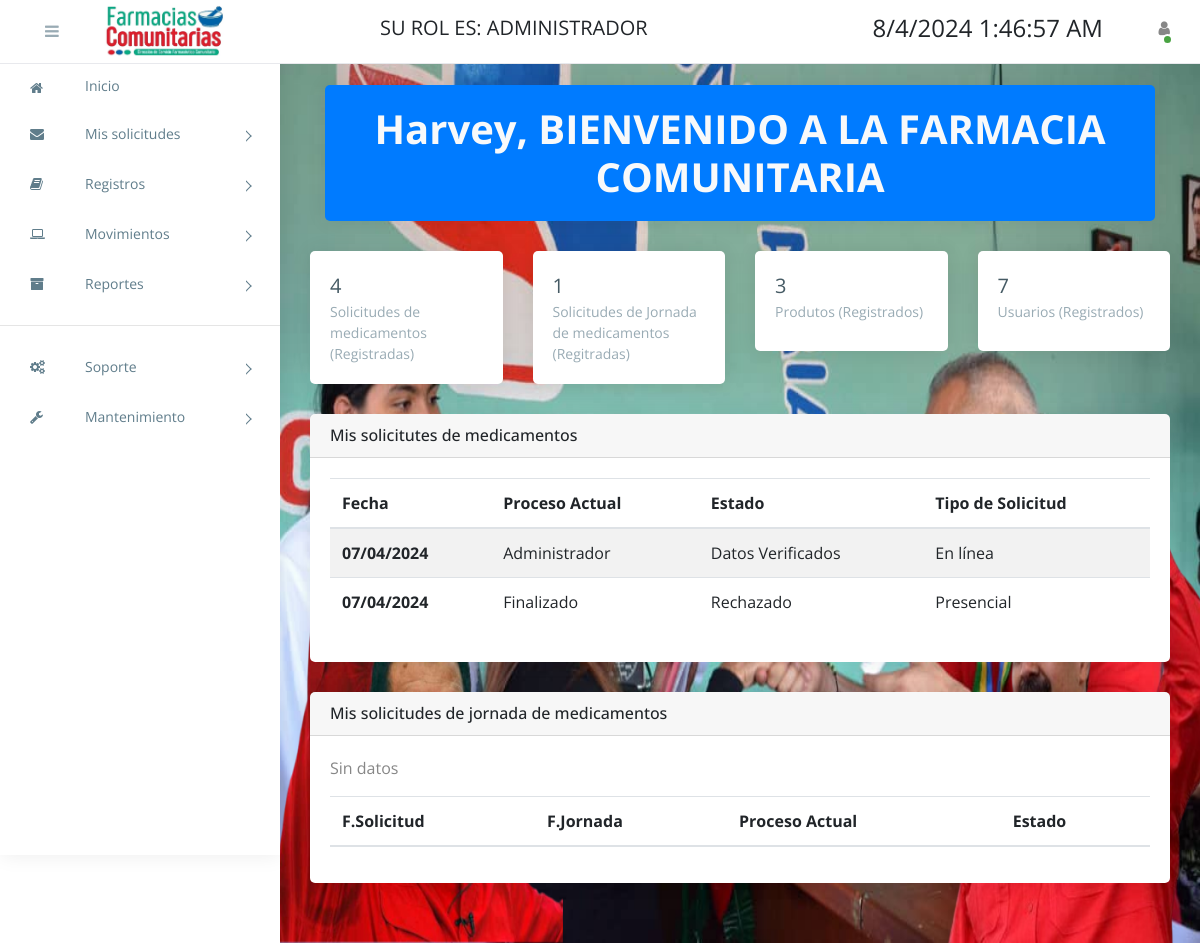
Page /inicio/ (signed in) on the committed database.
### apps/entidades/models.py (models this page shows, shortened)
class Persona(models.Model):
	class Genero(models.TextChoices):
		MASCULINO = 'MA', 'Masculino'
		FEMENINO = 'FE', 'Femenino'
	class Nacionalidad(models.TextChoices):
		VENEZOLANO = 'V-', 'V-'
		EXTRANJERO = 'E-', 'E-'
		JURIDICO = 'J-', 'J-'
	class CodigoTlf(models.TextChoices):
		C412 = '0412', '0412'
		C414 = '0414', '0414'
		C416 = '0416', '0416'
		C424 = '0424', '0424'
		C426 = '0426', '0426'
	nacionalidad = models.CharField(max_length=2, choices=Nacionalidad.choices, default=Nacionalidad.VENEZOLANO, blank=False, null=False)
	cedula = models.CharField(max_length=8, blank=False, null=False)
	nombres = models.CharField(max_length=50, blank=False, null=False)
	apellidos = models.CharField(max_length=50, blank=False, null=False)
	telefono = models.CharField(max_length=11, blank=True, null=True)
	genero = models.CharField(max_length=2, blank=False, null=False, choices=Genero.choices)
	f_nacimiento = models.DateField(auto_now_add = False, auto_now=False, blank=False, null=False)
	embarazada = models.BooleanField(blank=False, null=False)
	c_residencia = models.FileField(upload_to='constancias_residencias/', blank=True, null=True)
	zona  = models.ForeignKey(Zona, on_delete=models.PROTECT, blank=False, null=False)
	direccion = models.TextField(blank=False, null=False)
	patologia = models.TextField(blank=True, null=True)
	class Meta:
		abstract = True

class Perfil(Persona):
	class Rol(models.TextChoices):
		ADMINISTRADOR = 'AD', 'Administrador'
		ALMACENISTA = 'AL', 'Almacenista'
		AT_CLIENTE = 'AT', 'Atención al Cliente'
		JEFE_COMUNIDAD = 'JC', 'Jefe de Comunidad'
		PACIENTE = 'PA', 'Paciente'
	rol = models.CharField(max_length=2, choices=Rol.choices, default=Rol.PACIENTE)
	usuario = models.OneToOneField(User, on_delete=models.CASCADE, related_name='perfil')
	class Meta:
		verbose_name = 'perfil'
		verbose_name_plural = 'perfiles'
		permissions = [
			('cambiar_password', 'cambiar contraseña a usuarios'),
			('cambiar_estado_usuarios', 'cambiar estado de usuarios'),
			('cambiar_estado_jornada', 'cambiar estatus de jornadas'),
			('cambiar_estado_solicitudes', 'cambiar status de solicitudes'),
			('entregar_solicitud_medicamentos', 'Entregar solicitud de medicamentos'),
			('entregar_jornada_medicamentos', 'Entregar jornada de medicamentos'),
			('ver_inicio', 'Ver inicio'),
			('ver_mis_solicitudes_de_medicamentos', 'Ver mis solicitudes de medicamentos'),
			('ver_mis_jornada_medicamentos', 'Ver mis jornadas de medicamentos'),
			('registrar_mi_solicitud_de_medicamentos', 'Registrar mi solicitud de medicamentos'),
			('registrar_mi_jornada_medicamentos', 'Registrar mi jornada de medicamentos')
		]

### apps/movimientos/models.py (models this page shows, shortened)
class Solicitud(models.Model):
	class Status(models.TextChoices):
		EN_PROCRESO = 'PR', 'En Proceso'
		DATOS_VERIFICADOS = 'DV', 'Datos Verificados'
		APROBADO = 'AP', 'Aprobado'
		EN_ESPERA_DE_ENTREGA = 'EE', 'En Espera de Entrega'
		PACIENTE_NO_RETIRO = 'NR', 'Paciente no retiró'
		ENTREGADO = 'ET', 'Entregado'
		RECHAZADO = 'RE', 'Rechazado'
	class TipoSoli(models.TextChoices):
		ONLINE = 'ON', 'En línea'
		PRESENCIAL = 'PR', 'Presencial'
	class FaseProceso(models.TextChoices):
		ADMINISTRADOR = 'AD', 'Administrador'
		ALMACENISTA = 'AL', 'Almacenista'
		AT_CLIENTE = 'AT', 'Atención al Cliente'
		FINALIZADO = 'FI', 'Finalizado'
	fecha_soli = models.DateField(auto_now=False, auto_now_add=False, blank=False, null=False)
	fecha_en_espera = models.DateField(auto_now=False, auto_now_add=False, blank=True, null=True)
	perfil = models.ForeignKey(Perfil, on_delete=models.PROTECT, blank=False, null=False)
	beneficiado = models.ForeignKey(Beneficiado, on_delete=models.PROTECT, blank=False, null=False)
	descripcion = models.TextField(blank=False, null=False)
	motivo_rechazo = models.TextField(blank=True, null=True)
	recipe = models.ImageField(upload_to='recipes/', blank=False, null=False)
	proceso_actual = models.CharField(max_length=2, choices= FaseProceso.choices, default=FaseProceso.AT_CLIENTE)
	estado = models.CharField(max_length=2, choices=Status.choices, default=Status.EN_PROCRESO, blank=False, null=False)
	tipo_solicitud = models.CharField(choices=TipoSoli.choices, max_length=2)
	class Meta:
		verbose_name = 'Solicitud de Medicamento'
		verbose_name_plural = 'Solicitud de Medicamentos'
		ordering = ['fecha_soli']

### apps/entidades/views.py (the view)
# urls.py: path('inicio/', Inicio.as_view(), name='vista'),
class Inicio(ValidarUsuario, TemplateView):
	permission_required = 'entidades.ver_inicio'
	template_name = 'pages/dashboard/inicio.html'
	def get(self, request, *args, **kwargs):
		context = {}
		cantidad_usuarios = Perfil.objects.all().count()
		cantidad_productos = Producto.objects.all().count()
		cantidad_solicitudes = Solicitud.objects.all().count()
		cantidad_jornadas = Jornada.objects.all().count()
		mis_solicitudes_de_medicamentos = Solicitud.objects.filter(perfil_id=request.user.perfil.pk).order_by('-pk')[:20]
		mis_solicitudes_de_jornadas_de_medicamentos = Jornada.objects.filter(jefe_comunidad_id=request.user.perfil.pk).order_by('-pk')[:20]
		context['cantidad_usuarios'] = cantidad_usuarios
		context['cantidad_productos'] = cantidad_productos
		context['cantidad_solicitudes'] = cantidad_solicitudes
		context['cantidad_jornadas'] = cantidad_jornadas
		context['mis_solicitudes_de_medicamentos'] = mis_solicitudes_de_medicamentos
		context['mis_solicitudes_de_jornadas_de_medicamentos'] = mis_solicitudes_de_jornadas_de_medicamentos
		return render(request, self.template_name, context)

### templates/pages/dashboard/inicio.html (shortened to what this page needs)
{% extends 'base/base.html' %}
{% load static %}
{% block body %}
    <div class="col-md-12">
        <div class="card bg-primary">
            <div class="card-body">
                <blockquote class="blockquote mb-0 text-light text-center">
                    <h1 class="text-light"><strong>{{ request.user.perfil.nombres }},
                        {% if request.user.perfil.genero == 'MA' %}
                            BIENVENIDO A LA FARMACIA COMUNITARIA
                        {% else %}
                            BIENVENIDA A LA FARMACIA COMUNITARIA
                        {% endif %}
                    </strong></h1>
                </blockquote>
            </div>
        </div>
    </div>
    {% if request.user.perfil.rol == 'AD' or request.user.perfil.rol == 'AL' %}
        <div class="row">
            <div class="col-lg-3 col-md-6">
                <div class="card">
                    <div class="card-body">
                        <div class="stat-widget-five">
                            <div class="stat-text"><span class="count">{{ cantidad_solicitudes }}</span></div>
                            <div class="stat-heading">Solicitudes de medicamentos (Registradas)</div>
                        </div>
                    </div>
                </div>
            </div>
            <div class="col-lg-3 col-md-6">
                <div class="card">
                    <div class="card-body">
                        <div class="stat-widget-five">
                            <div class="stat-text"><span class="count">{{ cantidad_jornadas }}</span></div>
                            <div class="stat-heading">Solicitudes de Jornada de medicamentos (Regitradas)</div>
                        </div>
                    </div>
                </div>
            </div>
            <div class="col-lg-3 col-md-6">
                <div class="card">
                    <div class="card-body">
                        <div class="stat-widget-five">
                            <div class="stat-text"><span class="count">{{ cantidad_productos }}</span></div>
                            <div class="stat-heading">Produtos (Registrados)</div>
                        </div>
                    </div>
                </div>
            </div>
            <div class="col-lg-3 col-md-6">
                <div class="card">
                    <div class="card-body">
                        <div class="stat-widget-five">
                            <div class="stat-text"><span class="count">{{cantidad_usuarios}}</span></div>
                            <div class="stat-heading">Usuarios (Registrados)</div>
                        </div>
                    </div>
                </div>
            </div>
        </div>
    {% endif %}
    <div class="card">
        <div class="card-header d-flex align-items-center justify-content-between">
            <h5 id="page_title">Mis solicitutes de medicamentos</h5>
        </div>
        <div class="card-body">
            <table class="table table-striped">
                <thead>
                    <tr>
                        <th scope="col">Fecha</th>
                        <th scope="col">Proceso Actual</th>
                        <th scope="col">Estado</th>
                        <th scope="col">Tipo de Solicitud</th>
                    </tr>
                </thead>
                <tbody>
                    {% for solicitud in mis_solicitudes_de_medicamentos %}
                        <tr>
                            <th scope="row">{{ solicitud.fecha_soli|date:'d/m/Y' }}</th>
                            <td>{{ solicitud.get_proceso_actual_display }}</td>
                            <td>{{ solicitud.get_estado_display }}</td>
                            <td>{{ solicitud.get_tipo_solicitud_display }}</td>
                        </tr>
                    {% empty %}
                        <p>Sin datos</p>
                    {% endfor %}
                </tbody>
            </table>
        </div>
    </div>
    <div class="card">
        <div class="card-header d-flex align-items-center justify-content-between">
            <h5 id="page_title">Mis solicitudes de jornada de medicamentos</h5>
        </div>
        <div class="card-body">
            <table class="table table-striped">
                <thead>
                    <tr>
                        <th scope="col">F.Solicitud</th>
                        <th scope="col">F.Jornada</th>
                        <th scope="col">Proceso Actual</th>
                        <th scope="col">Estado</th>
                    </tr>
                </thead>
                <tbody>
                    {% for solicitud in mis_solicitudes_de_jornadas_de_medicamentos %}
                        <tr>
                            <th scope="row">{{ solicitud.fecha_solicitud|date:'d/m/Y' }}</th>
                            {% if jornada.estado == 'AP' %}
                                {% if jornada.fecha_jornada %}
                                    <td>{{ jornada.fecha_jornada|date:'d/m/Y' }}</td>
                                {% else %}
                                    <td> En Espera</td>
                                {% endif %}
                            {% else %}
                                <td> En Espera</td>
                            {% endif %}
                            <td>{{ solicitud.get_proceso_actual_display }}</td>
                            <td>{{ solicitud.get_estado_display }}</td>
                        </tr>
                    {% empty %}
                        <p>Sin datos</p>
                    {% endfor %}
                </tbody>
            </table>
        </div>
    </div>
{% endblock body %}

### templates/base/base.html (shortened to what this page needs)
{% load static %}
<!Doctype html>
<html class="no-js" lang="es">
<head>
    <link rel="stylesheet" href="https://cdn.jsdelivr.net/npm/normalize.css@8.0.0/normalize.min.css">
    <link rel="stylesheet" href="https://cdn.jsdelivr.net/npm/bootstrap@4.1.3/dist/css/bootstrap.min.css">
    <link rel="stylesheet" href="https://cdn.jsdelivr.net/npm/font-awesome@4.7.0/css/font-awesome.min.css">
    <link rel="stylesheet" href="https://cdn.jsdelivr.net/gh/lykmapipo/themify-icons@0.1.2/css/themify-icons.css">
    <link rel="stylesheet" href="https://cdn.jsdelivr.net/npm/pixeden-stroke-7-icon@1.2.3/pe-icon-7-stroke/dist/pe-icon-7-stroke.min.css">
    <link rel="stylesheet" href="https://cdnjs.cloudflare.com/ajax/libs/flag-icon-css/3.2.0/css/flag-icon.min.css">
    <link rel="stylesheet" href="{% static 'css/notifier.css' %}">
    <link rel="stylesheet" href="{% static 'css/cs-skin-elastic.css' %}">
    <link rel="stylesheet" href="{% static 'css/style.css' %}">
</head>
<body>
    {% block left_panel %}
    <aside id="left-panel" class="left-panel">
        <nav class="navbar navbar-expand-sm navbar-default">
            <div id="main-menu" class="main-menu">
                <ul class="nav navbar-nav">
                    <li class="dropdown pt-2">
                        <a href="{% url 'vista' %}"><i class="menu-icon fa fa-home"></i>Inicio</a>
                    </li>
                    <li class="menu-item-has-children dropdown">
                        <a href="" class="dropdown-toggle" data-toggle="dropdown" aria-haspopup="true" aria-expanded="false"> <i class="menu-icon fa fa-envelope"></i>Mis solicitudes</a>
                    </li>
                    {% if not request.user.perfil.rol == "PA" and not request.user.perfil.rol == "JC" and not request.user.perfil.rol == "AT" %}
                        <li class="menu-item-has-children dropdown">
                            <a href="" class="dropdown-toggle" data-toggle="dropdown" aria-haspopup="true" aria-expanded="false"> <i class="menu-icon fa fa-book"></i>Registros</a>
                        </li>
                    {% endif %}
                    {% if not request.user.perfil.rol == "PA" and not request.user.perfil.rol == "JC" %}
                        <li class="menu-item-has-children dropdown">
                            <a href="" class="dropdown-toggle" data-toggle="dropdown" aria-haspopup="true" aria-expanded="false"> <i class="menu-icon fa fa-laptop"></i>Movimientos</a>
                         </li>
                    {% endif %}
                        {% if request.user.perfil.rol == "AD" %}
                            <li class="menu-item-has-children dropdown">
                                <a href="#" class="dropdown-toggle" data-toggle="dropdown" aria-haspopup="true" aria-expanded="false"> <i class="menu-icon fa fa-archive"></i>Reportes</a>
                            </li>
                        {% endif %}
                    <hr width="100%">
                    {% if request.user.perfil.rol == "AD" %}
                        <li class="menu-item-has-children dropdown">
                            <a href="" class="dropdown-toggle" data-toggle="dropdown" aria-haspopup="true" aria-expanded="false"> <i class="menu-icon fa fa-cogs"></i>Soporte</a>
                        </li>
                    {% endif %}
                    {% if not request.user.perfil.rol == "PA" and not request.user.perfil.rol == "JC" and not request.user.perfil.rol == "AT" %}
                        <li class="menu-item-has-children dropdown">
                            <a href="" class="dropdown-toggle" data-toggle="dropdown" aria-haspopup="true" aria-expanded="false"> <i class="menu-icon fa fa-wrench"></i>Mantenimiento</a>
                        </li>
                    {% endif %}
                </ul>
            </div>
        </nav>
    </aside>
    {% endblock left_panel %}
    <div id="right-panel" class="right-panel">
        <header id="header" class="header">
            <div class="top-left">
                <div class="navbar-header">
                    {% block a %}
                    <a id="menuToggle" class="menutoggle col"><i class="fa fa-bars"></i></a>
                    <a class="navbar-brand col" href="#"><img src="{% static 'images/logo.jpg' %}"></a>
                    {% endblock a %}
                </div>
            </div>
            <div class="top-right">
                <div class="header-menu d-flex align-items-center justify-content-center">
                    <div class="navbar-brand">
                        <div>SU ROL ES: {{ user.perfil.get_rol_display|upper }}</div>
                    </div>
                    <div class="navbar-brand ml-auto"><div id="reloj"></div></div>
                    {% block right_panel %}
                    <div class="user-area dropdown float-right">
                        <a href="#" class="dropdown-toggle active" data-toggle="dropdown" aria-haspopup="true" aria-expanded="false">
                            <i class="fa fa-user"></i>
                        </a>
                    </div>
                    {% endblock right_panel %}
                </div>
            </div>
        </header>
        <div class="content">
            {% block body %}
            {% endblock %}
        </div>
    </div>
</body>
</html>

### rows in the picture
Solicitud: fecha_soli "07/04/2024", proceso_actual "Administrador", estado "Datos Verificados", tipo_solicitud "En línea"
Solicitud: fecha_soli "07/04/2024", proceso_actual "Finalizado", estado "Rechazado", tipo_solicitud "Presencial"

### other values in the picture
{{ user.perfil.get_rol_display|upper }} "ADMINISTRADOR"
{{ request.user.perfil.nombres }} "Harvey"
{{ cantidad_solicitudes }} "4"
{{ cantidad_jornadas }} "1"
{{ cantidad_productos }} "3"
{{ cantidad_usuarios }} "7"
